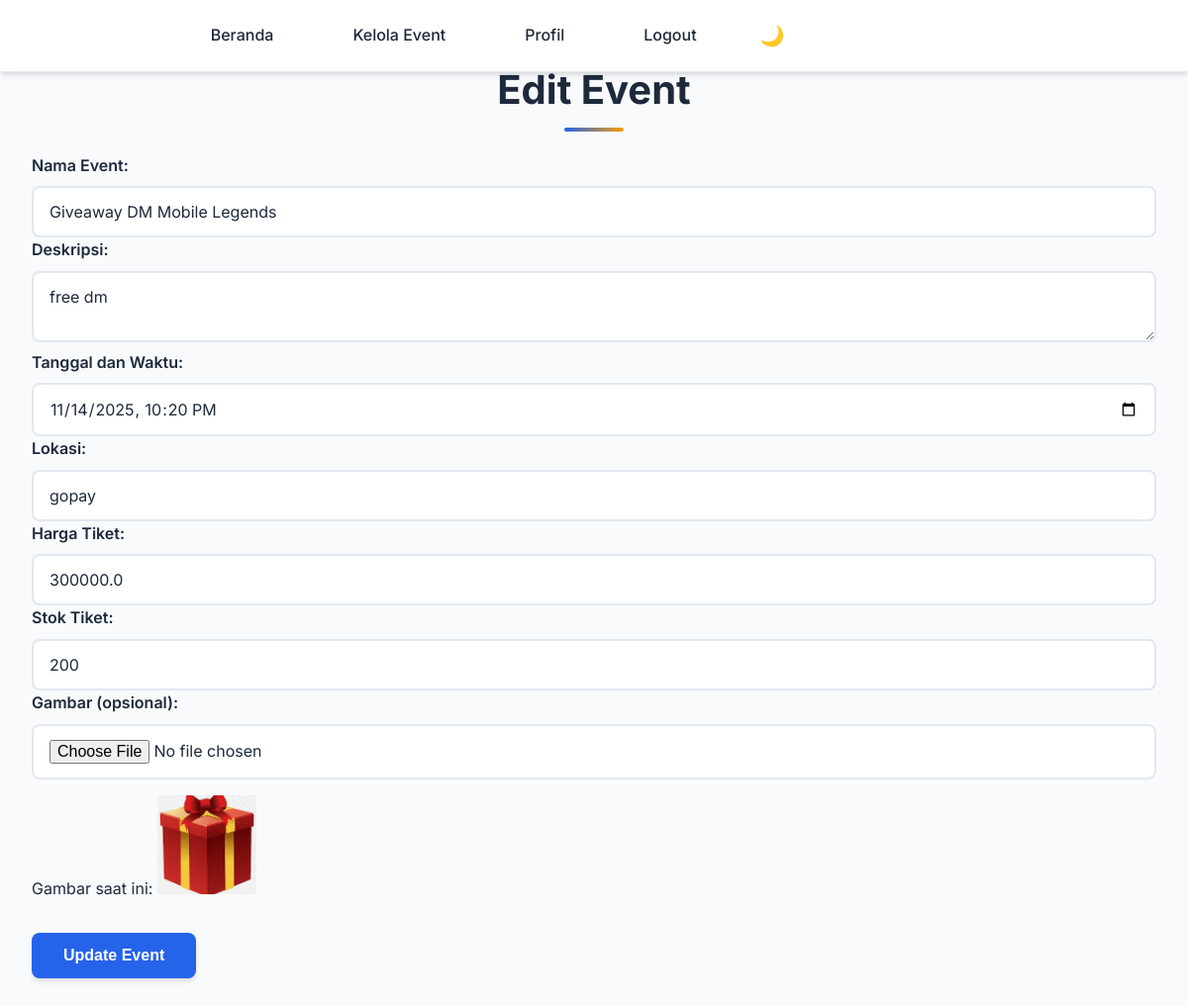
The app's page /events/2/edit (signed in), older data.
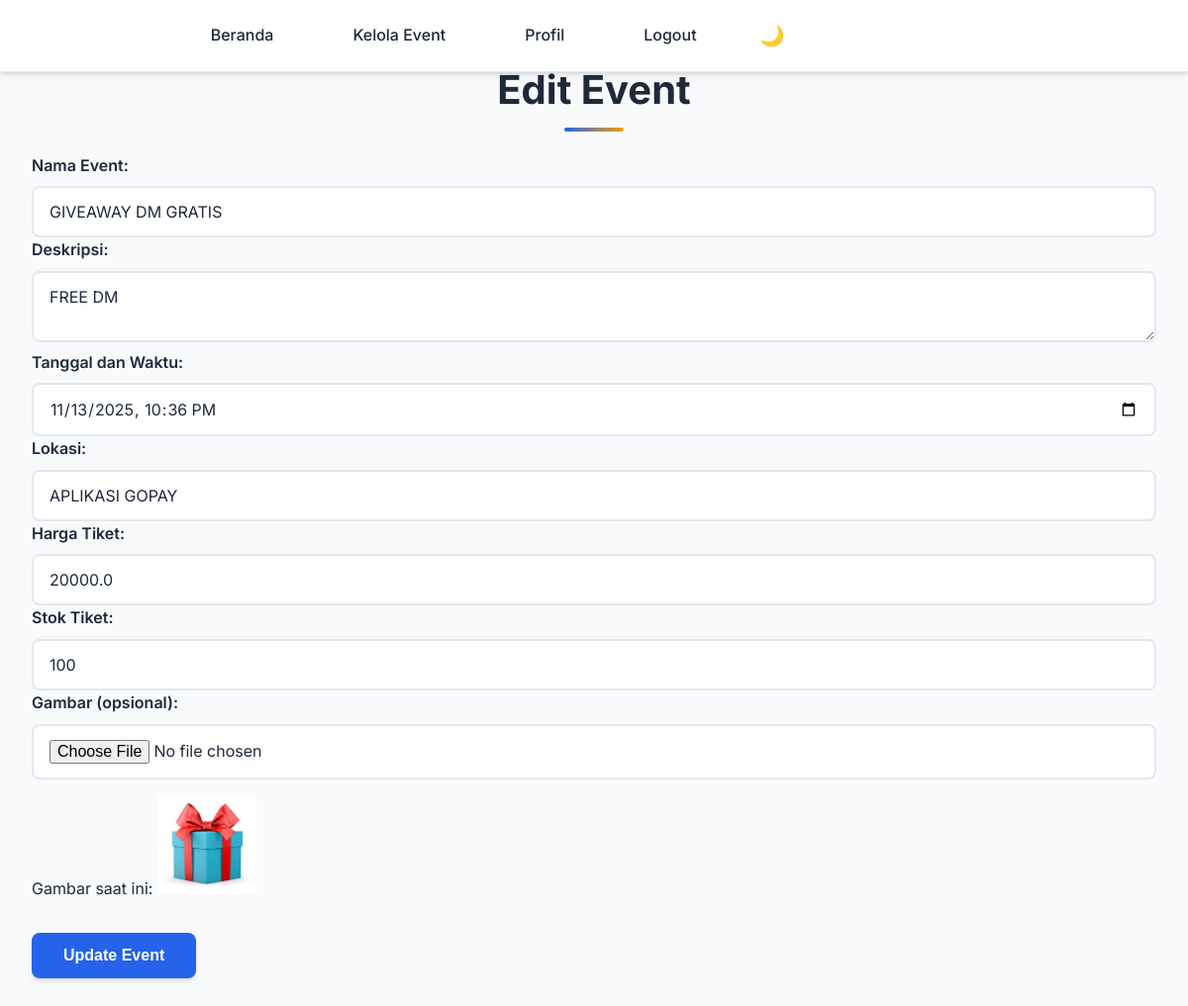
The same page, newer data.
### app.py (models this page shows, shortened)
class Event(db.Model):
    id = db.Column(db.Integer, primary_key=True)
    nama_event = db.Column(db.String(100), nullable=False)
    deskripsi = db.Column(db.Text, nullable=False)
    tanggal = db.Column(db.DateTime, nullable=False)
    lokasi = db.Column(db.String(100), nullable=False)
    gambar = db.Column(db.String(200), nullable=True)
    user_id = db.Column(db.Integer, db.ForeignKey('user.id'), nullable=False)
    harga = db.Column(db.Float, nullable=False, default=0.0)
    stok = db.Column(db.Integer, nullable=False, default=0)
    user = db.relationship('User', backref=db.backref('events', lazy=True))

### app.py (the view)
    def wrapper(*args, **kwargs):
        if 'user_id' not in session:
            flash('Anda harus login terlebih dahulu.', 'error')
            return redirect(url_for('login'))
        return f(*args, **kwargs)

### app.py (called while the page is built, shortened)
def login_required(f):
    def wrapper(*args, **kwargs):
        if 'user_id' not in session:
            flash('Anda harus login terlebih dahulu.', 'error')
            return redirect(url_for('login'))
        return f(*args, **kwargs)
    wrapper.__name__ = f.__name__
    return wrapper

@app.route('/events/<int:id>/edit', methods=['GET', 'POST'])
@login_required
def edit_event(id):
    event = Event.query.get_or_404(id)
    user = User.query.get(session['user_id'])
    if event.user_id != session['user_id'] and not user.is_admin:
        flash('Anda tidak memiliki izin untuk mengedit event ini.', 'error')
        return redirect(url_for('events'))
    return render_template('edit_event.html', event=event)

### templates/edit_event.html (shortened to what this page needs)
<!DOCTYPE html>
<html lang="en">
<head>
    <link rel="stylesheet" href="{{ url_for('static', filename='style.css') }}">
</head>
<body>
    <nav>
        <ul>
            <li><a href="{{ url_for('beranda') }}">Beranda</a></li>
            <li><a href="{{ url_for('events') }}">Kelola Event</a></li>
            <li><a href="{{ url_for('profil') }}">Profil</a></li>
            <li><a href="{{ url_for('logout') }}">Logout</a></li>
            <li><button class="theme-toggle" id="theme-toggle">🌙</button></li>
            {% if session.username %}
            <li style="color: white; font-weight: bold;">Selamat datang, {{ session.username }}</li>
            {% endif %}
        </ul>
    </nav>
    <div class="container">
        <h1>Edit Event</h1>
        <form method="POST" enctype="multipart/form-data">
            <label for="nama_event">Nama Event:</label>
            <input type="text" id="nama_event" name="nama_event" value="{{ event.nama_event }}" required>
            <label for="deskripsi">Deskripsi:</label>
            <textarea id="deskripsi" name="deskripsi" required>{{ event.deskripsi }}</textarea>
            <label for="tanggal">Tanggal dan Waktu:</label>
            <input type="datetime-local" id="tanggal" name="tanggal"
                value="{{ event.tanggal.strftime('%Y-%m-%dT%H:%M') }}" required>
            <label for="lokasi">Lokasi:</label>
            <input type="text" id="lokasi" name="lokasi" value="{{ event.lokasi }}" required>
            <label for="harga">Harga Tiket:</label>
            <input type="number" id="harga" name="harga" step="0.01" min="0" value="{{ event.harga }}" required>
            <label for="stok">Stok Tiket:</label>
            <input type="number" id="stok" name="stok" min="0" value="{{ event.stok }}" required>
            <label for="gambar">Gambar (opsional):</label>
            <input type="file" id="gambar" name="gambar" accept="image/*">
            {% if event.gambar %}
            <p>Gambar saat ini: <img src="{{ url_for('static', filename='uploads/' + event.gambar) }}"
                    alt="Current Image" style="width: 100px; height: 100px; object-fit: cover;"></p>
            {% endif %}
            <button type="submit" class="btn">Update Event</button>
        </form>
    </div>
</body>
</html>

Row changes from the older to the newer data that the page shows:
changed Event: nama_event "Giveaway DM Mobile Legends" → "GIVEAWAY DM GRATIS"; deskripsi "free dm" → "FREE DM"; tanggal "11/14/2025 22:20" → "11/13/2025 22:36"; lokasi "gopay" → "APLIKASI GOPAY"; harga "300000.0" → "20000.0"; stok "200" → "100"; gambar: a different picture
